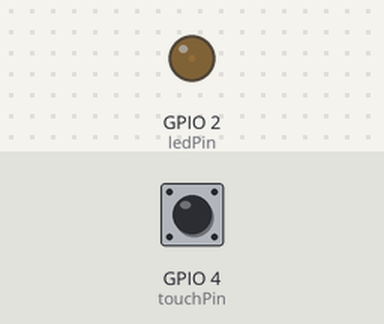
Bench run of a sketch on a simulated ESP32. Parts: output pins drawn as LEDs (lit = HIGH). The test bench sets the inputs (shaded band); at power-on: GPIO 4 (touchPin) HIGH. What the sketch prints to the serial monitor is not drawn.

Above: at 0.05 s.
At 3.45 s:
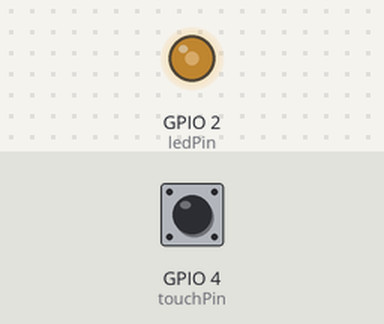
At 6.95 s:
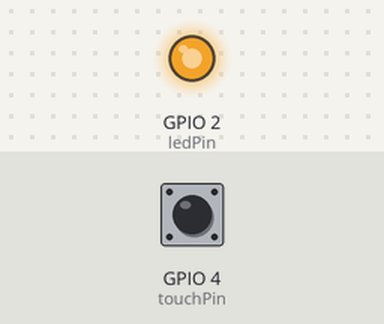
At 13.95 s:
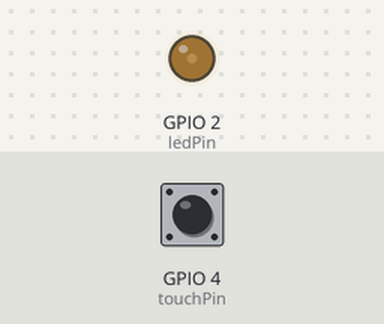
Timing chart, 0 to 20.0 s (numbered marks = the images above):
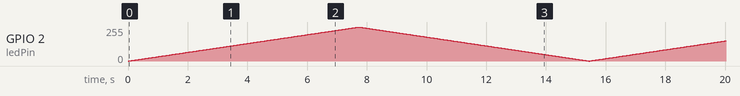

The sketch:

ex05.ino
```cpp
// ESP32 多档位触摸调速呼吸灯 (ex05作业)

// 引脚定义
const int ledPin = 2;          // PWM输出引脚(板载LED)
const int touchPin = T0;       // 触摸引脚(T0对应GPIO4)

// 全局变量
int currentGear = 1;           // 当前速度档位(1-3档)
bool lastTouchState = false;   // 上次触摸状态
unsigned long lastTouchTime = 0; // 上次触摸时间(用于消抖)
const unsigned long debounceDelay = 200; // 触摸消抖时间(ms)

// 呼吸灯相关变量
int brightness = 0;           // 当前LED亮度
int fadeStep = 1;             // 亮度变化步长
unsigned long lastFadeTime = 0; // 上次亮度更新时间

// 不同档位对应的呼吸速度(数值越小，呼吸越快)
// 单位：ms，即每隔多少毫秒改变一次亮度
const int gearSpeeds[] = {30, 15, 5}; // 1档最慢，3档最快

void setup() {
  Serial.begin(115200);
  pinMode(ledPin, OUTPUT);

  // 初始化触摸引脚(ESP32内置触摸功能，无需额外设置)
  Serial.println("ESP32 多档位触摸呼吸灯启动");
  Serial.print("当前档位: ");
  Serial.println(currentGear);
}

void loop() {
  // -------------------------- 1. 触摸检测与档位切换 --------------------------
  // 读取触摸值(ESP32触摸值范围: 0~1023，触摸时数值会显著降低)
  int touchValue = touchRead(touchPin);
  // 触摸阈值(根据实际情况调整，一般小于500表示被触摸)
  bool isTouched = (touchValue < 400);

  // 触摸消抖处理
  if (isTouched && !lastTouchState && (millis() - lastTouchTime > debounceDelay)) {
    // 切换档位(1→2→3→1循环)
    currentGear++;
    if (currentGear > 3) {
      currentGear = 1;
    }

    Serial.print("触摸触发! 切换到档位: ");
    Serial.println(currentGear);
    lastTouchTime = millis();
  }

  lastTouchState = isTouched;

  // -------------------------- 2. 非阻塞式呼吸灯实现 --------------------------
  // 根据当前档位获取对应的更新间隔
  int currentSpeed = gearSpeeds[currentGear - 1];

  // 每隔currentSpeed毫秒更新一次亮度
  if (millis() - lastFadeTime >= currentSpeed) {
    lastFadeTime = millis();

    // 更新亮度
    brightness += fadeStep;

    // 当亮度达到最大值或最小值时，反转方向
    if (brightness <= 0 || brightness >= 255) {
      fadeStep = -fadeStep;
      // 防止亮度溢出
      brightness = constrain(brightness, 0, 255);
    }

    // 设置PWM输出(ESP32的analogWrite范围0~255)
    analogWrite(ledPin, brightness);
  }
}
```
